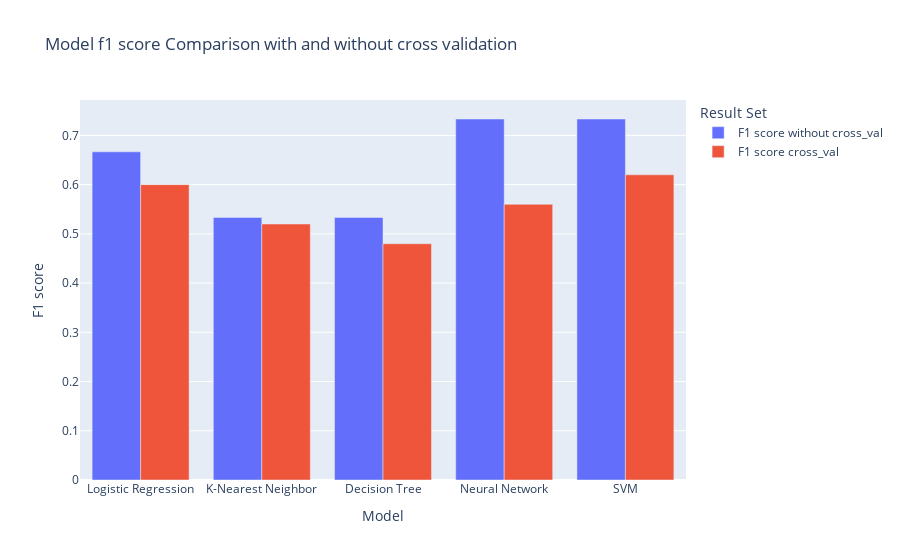

Notebook code cell kept with this figure:
### Code cell
# me # comparison of F1 scores with and without cross validation
result1 = F1_scores                                           
result2 = F1_scores_cr     

data = {
    "Model": models_list * 2,  
    "F1 score": result1 + result2,  
    "Result Set": ["F1 score without cross_val"] * len(models_list) + ["F1 score cross_val"] * len(models_list)
}

fig = px.bar(
    data,
    x="Model",
    y="F1 score",
    color="Result Set",
    barmode="group", 
    labels={"x": "Model", "y": "F1 score"},
    title="Model f1 score Comparison with and without cross validation"
)

fig.show()

### Figure 1 — Plotly figure (JSON) as saved in the notebook; plotly's stock layout.template omitted (floating-point values rounded to 4 significant figures)
{"data": [{"alignmentgroup": "True", "hovertemplate": "Result Set=F1 score without cross_val<br>Model=%{x}<br>F1 score=%{y}<extra></extra>", "legendgroup": "F1 score without cross_val", "marker": {"color": "#636efa", "pattern": {"shape": ""}}, "name": "F1 score without cross_val", "offsetgroup": "F1 score without cross_val", "orientation": "v", "showlegend": true, "textposition": "auto", "type": "bar", "x": ["Logistic Regression", "K-Nearest Neighbor", "Decision Tree", "Neural Network", "SVM"], "xaxis": "x", "y": [0.6667, 0.5333, 0.5333, 0.7333, 0.7333], "yaxis": "y"}, {"alignmentgroup": "True", "hovertemplate": "Result Set=F1 score cross_val<br>Model=%{x}<br>F1 score=%{y}<extra></extra>", "legendgroup": "F1 score cross_val", "marker": {"color": "#EF553B", "pattern": {"shape": ""}}, "name": "F1 score cross_val", "offsetgroup": "F1 score cross_val", "orientation": "v", "showlegend": true, "textposition": "auto", "type": "bar", "x": ["Logistic Regression", "K-Nearest Neighbor", "Decision Tree", "Neural Network", "SVM"], "xaxis": "x", "y": [0.6, 0.52, 0.48, 0.56, 0.62], "yaxis": "y"}], "layout": {"barmode": "group", "legend": {"title": {"text": "Result Set"}, "tracegroupgap": 0}, "title": {"text": "Model f1 score Comparison with and without cross validation"}, "xaxis": {"anchor": "y", "domain": [0, 1], "title": {"text": "Model"}}, "yaxis": {"anchor": "x", "domain": [0, 1], "title": {"text": "F1 score"}}}}
